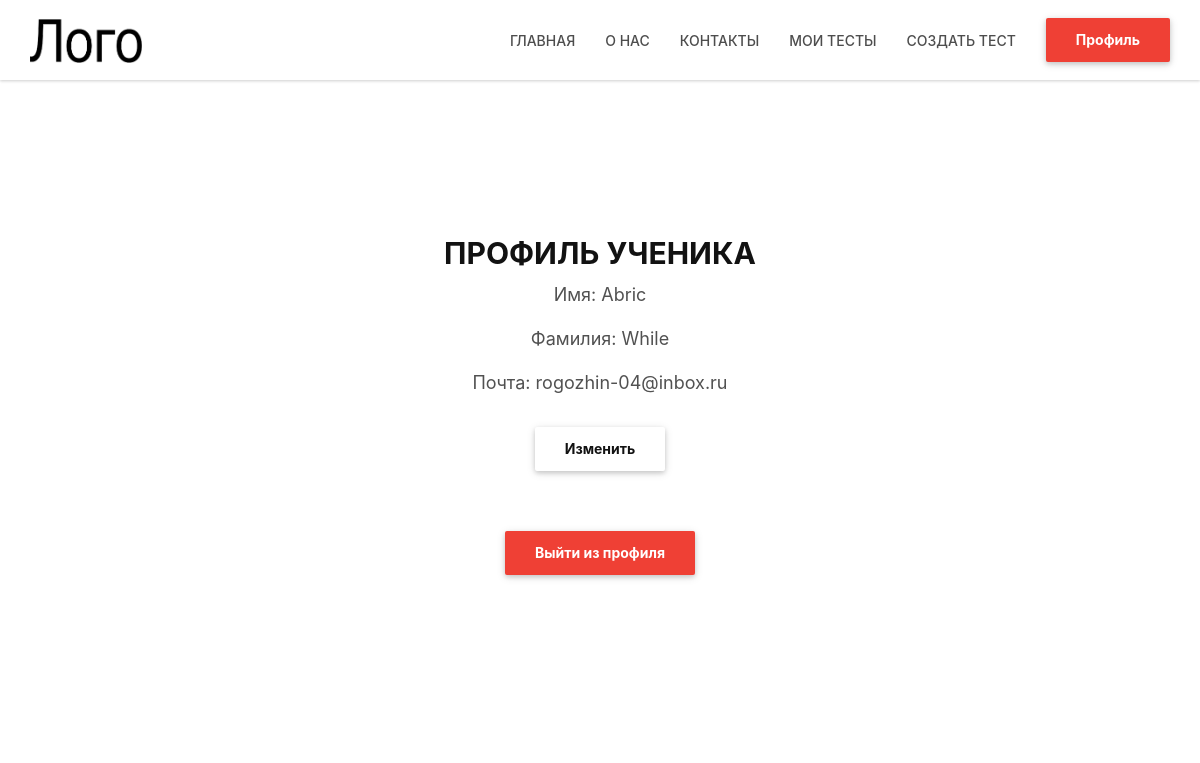
Screenshot of /profile (signed in) with the database file from the repository.
### data/users.py (models this page shows, shortened)
class User(SqlAlchemyBase, UserMixin, SerializerMixin):
    __tablename__ = 'users'
    id = sqlalchemy.Column(sqlalchemy.Integer,
                           primary_key=True, autoincrement=True)
    surname = sqlalchemy.Column(sqlalchemy.String, nullable=True)
    name = sqlalchemy.Column(sqlalchemy.String, nullable=True)
    email = sqlalchemy.Column(sqlalchemy.String,
                              index=True, unique=True, nullable=True)
    hashed_password = sqlalchemy.Column(sqlalchemy.String, nullable=True)
    modified_date = sqlalchemy.Column(sqlalchemy.DateTime,
                                      default=datetime.datetime.now)
    score = sqlalchemy.Column(sqlalchemy.Integer,
                              default=0)
    user_tests = sqlalchemy.Column(sqlalchemy.String, nullable=True, default='{}')
    current_filter = sqlalchemy.Column(sqlalchemy.Integer, default=0)
    passed_test = orm.relation("Test",
                               secondary="association",
                               backref="users")

### main.py (the view)
@app.route("/profile")
def profile():
    if current_user.is_authenticated:
        db_sess = db_session.create_session()
        user = db_sess.query(User).filter(User.id == current_user.get_id()).first()
        return render_template("profile.html", user_data=user)
    else:
        return redirect("/login")

### data/db_session.py (called while the page is built)
def create_session() -> Session:
    global __factory
    return __factory()

### main.py (called while the page is built)
@login_manager.user_loader
def load_user(user_id):
    db_sess = db_session.create_session()
    return db_sess.query(User).get(user_id)

### templates/profile.html (shortened to what this page needs)
{% extends "main_form_design.html" %}
{% block content %}
    <div class="white-section section-lg-padding border-bottom">
        <div class="section-container">
            <div class="container">
                <div class="row">
                    <div class="col-lg-10 col-lg-offset-1 col-md-12 title-block">
                        <div class="title-block-container text-center">
                            {% if user_data.status == "teacher" %}
                                <h2>ПРОФИЛЬ УЧИТЕЛЯ</h2>
                            {% else %}
                                <h2>ПРОФИЛЬ УЧЕНИКА</h2>
                            {% endif %}
                            <p>Имя: {{user_data.name}}</p>
                            <p>Фамилия: {{user_data.surname}}</p>
                            <p>Почта: {{user_data.email}}</p>
                            <div class="title-block-container white-content remove-white-content text-center">
                                <a href="/user_edit" title="Изменить" class="btn btn-lpbuilder-white wave-effect">Изменить</a>
                            </div>
                            <a href="/logout" title="Выйти из профиля" class="btn btn-lpbuilder wave-effect">Выйти из профиля</a>
                        </div>
                    </div>
                </div>
             </div>
        </div>
    </div>
{% endblock %}

### static/css/css/red.css (style rules this page uses)
.btn-lpbuilder,.btn-lpbuilder:focus,.main-background-color { background-color:#ef4035!important }
.accordion-block-container .panel-title a,.contact-block-container h2 a:hover,.content-block-container a.main-link-style-1 i,.content-block-container h4 a:hover,.content-block-container h6 a:hover,.content-block-container:hover i.circle-icon-block,.counter-block-container i,.cta-block-style-1 i.fa,.flickr-feed-block>h4 a:hover,.lpbuilder-events-month-badge,.info-block-container a:hover,.instagram-feed-block>h4 a:hover,.link-widget-block ul li a:hover,.main-color,.meta-block-container .meta-block-cat a:hover,.portfolio-block-container a:hover,.portfolio-block-container:hover a.main-link h4,.post-block-container .post-header h4 a:hover,.pricing-block-container .pricing-block-icon,.pricing-block-container .pricing-block-price p,.schedule-block-container a:hover,.select-menu-list li.selected,.skills-block-container h4 a:hover,.team-block-container .team-block-title a:hover,.team-block-container .team-block-title h6 a,.team-block-style-13 a.main-link:hover *,.team-popover .team-block-title a:hover,.text-widget-block a:hover,.timeline-footer .date-block i,.timeline-footer h4 a:hover,.twitter-feed-block .lpbuilder-twitter-item .twitter-buttons a:hover,.twitter-feed-block .lpbuilder-twitter-item .twitter-date a:hover,.twitter-feed-block .lpbuilder-twitter-item .twitter-tweet a:hover,a,ol.breadcrumb>li a:hover,ul.list-icon li i { color:#ef4035 }

### rows the page displays
User: name "Abric", surname "While", email "rogozhin-04@inbox.ru"
